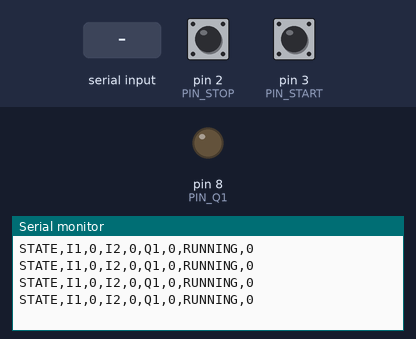
The sketch below on a simulated Arduino Uno, built with avr-gcc and run on an emulated ATmega328P. Parts: output pins drawn as LEDs (lit = HIGH), the last lines printed to the serial monitor. Inputs (shaded band) come from the test bench; at power-on: pin 2 (PIN_STOP) HIGH, pin 3 (PIN_START) HIGH.

Above: at 1.2 s.
1.3 s: "PING\n" received over Serial
At 1.46 s:
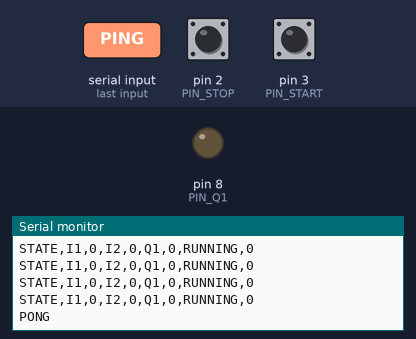
2.8 s: "HELLO\n" received over Serial
4.3 s: "I1\n" received over Serial
At 4.46 s:
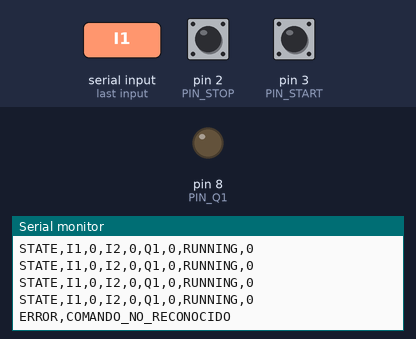

The sketch:

SimuPLC_HMI_USB_OTG.ino
```cpp
/*
  SimuPLC HMI - Ejemplo USB / OTG
  Protocolo: SET / STATE v1

  Ejemplo didáctico:
    I1 = STOP NC (reposo lógico 1)
    I2 = START NO (reposo lógico 0)
    Q1 = MOTOR / RELÉ en D8

  IMPORTANTE:
  - No conectes un motor directamente a Arduino.
  - Usa una interfaz, relé y contactor adecuados.
  - La parada de emergencia física debe actuar por hardware.
*/

#include <Arduino.h>
#include <string.h>
#include <stdio.h>

constexpr uint32_t SERIAL_BAUD = 115200;
constexpr uint8_t PIN_STOP = 2;     // contacto NC a GND, INPUT_PULLUP
constexpr uint8_t PIN_START = 3;    // contacto NO a GND, INPUT_PULLUP
constexpr uint8_t PIN_Q1 = 8;       // señal hacia módulo de interfaz
constexpr bool OUTPUT_ACTIVE_LOW = false;
constexpr uint32_t STATE_PERIOD_MS = 250;
constexpr uint32_t HMI_TIMEOUT_MS = 2500;
constexpr bool STOP_ON_HMI_TIMEOUT = true;

bool hmiI1 = true;
bool hmiI2 = false;
bool q1 = false;
bool runEnabled = false;
uint32_t lastMessageMs = 0;
uint32_t lastStateMs = 0;
char lineBuffer[96];
uint8_t lineLength = 0;

bool readContactToGround(uint8_t pin) {
  return digitalRead(pin) == LOW;
}

void writeLogicalOutput(uint8_t pin, bool value) {
  digitalWrite(pin, value ? (OUTPUT_ACTIVE_LOW ? LOW : HIGH)
                          : (OUTPUT_ACTIVE_LOW ? HIGH : LOW));
}

void sendState() {
  const bool physicalStopOk = readContactToGround(PIN_STOP);
  const bool physicalStart = readContactToGround(PIN_START);
  const bool i1 = physicalStopOk && hmiI1;
  const bool i2 = physicalStart || hmiI2;

  Serial.print(F("STATE,I1,")); Serial.print(i1 ? 1 : 0);
  Serial.print(F(",I2,")); Serial.print(i2 ? 1 : 0);
  Serial.print(F(",Q1,")); Serial.print(q1 ? 1 : 0);
  Serial.print(F(",RUNNING,")); Serial.println(runEnabled ? 1 : 0);
}

void processCommand(char* command) {
  while (*command == ' ') command++;
  lastMessageMs = millis();

  if (strcmp(command, "PING") == 0) {
    Serial.println(F("PONG"));
    return;
  }
  if (strcmp(command, "GET_STATE") == 0) {
    sendState();
    return;
  }
  if (strcmp(command, "STOP") == 0 || strcmp(command, "RUN,0") == 0) {
    runEnabled = false;
    q1 = false;
    writeLogicalOutput(PIN_Q1, false);
    sendState();
    return;
  }
  if (strcmp(command, "RUN,1") == 0) {
    runEnabled = true;
    sendState();
    return;
  }
  if (strncmp(command, "HELLO", 5) == 0) {
    Serial.println(F("OK,SIMUPLC,USB,1"));
    sendState();
    return;
  }

  char tag[12] = {0};
  int value = 0;
  if (sscanf(command, "SET,%11[^,],%d", tag, &value) == 2) {
    const bool logical = value != 0;
    if (strcmp(tag, "I1") == 0) hmiI1 = logical;
    else if (strcmp(tag, "I2") == 0) hmiI2 = logical;
    sendState();
    return;
  }

  Serial.println(F("ERROR,COMANDO_NO_RECONOCIDO"));
}

void readSerialCommands() {
  while (Serial.available() > 0) {
    const char c = static_cast<char>(Serial.read());
    if (c == '\n') {
      lineBuffer[lineLength] = '\0';
      if (lineLength > 0) processCommand(lineBuffer);
      lineLength = 0;
    } else if (c != '\r' && lineLength < sizeof(lineBuffer) - 1) {
      lineBuffer[lineLength++] = c;
    }
  }
}

void executePlcLogic() {
  const bool physicalStopOk = readContactToGround(PIN_STOP);
  const bool physicalStart = readContactToGround(PIN_START);
  const bool i1 = physicalStopOk && hmiI1;
  const bool i2 = physicalStart || hmiI2;

  if (!runEnabled || !i1) q1 = false;
  else if (i2) q1 = true;  // enclavamiento de Q1

  writeLogicalOutput(PIN_Q1, q1);
}

void setup() {
  Serial.begin(SERIAL_BAUD);
  pinMode(PIN_STOP, INPUT_PULLUP);
  pinMode(PIN_START, INPUT_PULLUP);
  pinMode(PIN_Q1, OUTPUT);
  writeLogicalOutput(PIN_Q1, false);
  lastMessageMs = millis();
}

void loop() {
  readSerialCommands();

  if (STOP_ON_HMI_TIMEOUT && runEnabled && millis() - lastMessageMs > HMI_TIMEOUT_MS) {
    runEnabled = false;
    q1 = false;
  }

  executePlcLogic();

  if (millis() - lastStateMs >= STATE_PERIOD_MS) {
    lastStateMs = millis();
    sendState();
  }
}
```

Measured:
- after the input at 1.3 s, the serial monitor: prints a new line at once (image 1)
- after the input at 4.3 s, the serial monitor: prints a new line at once (image 2)
